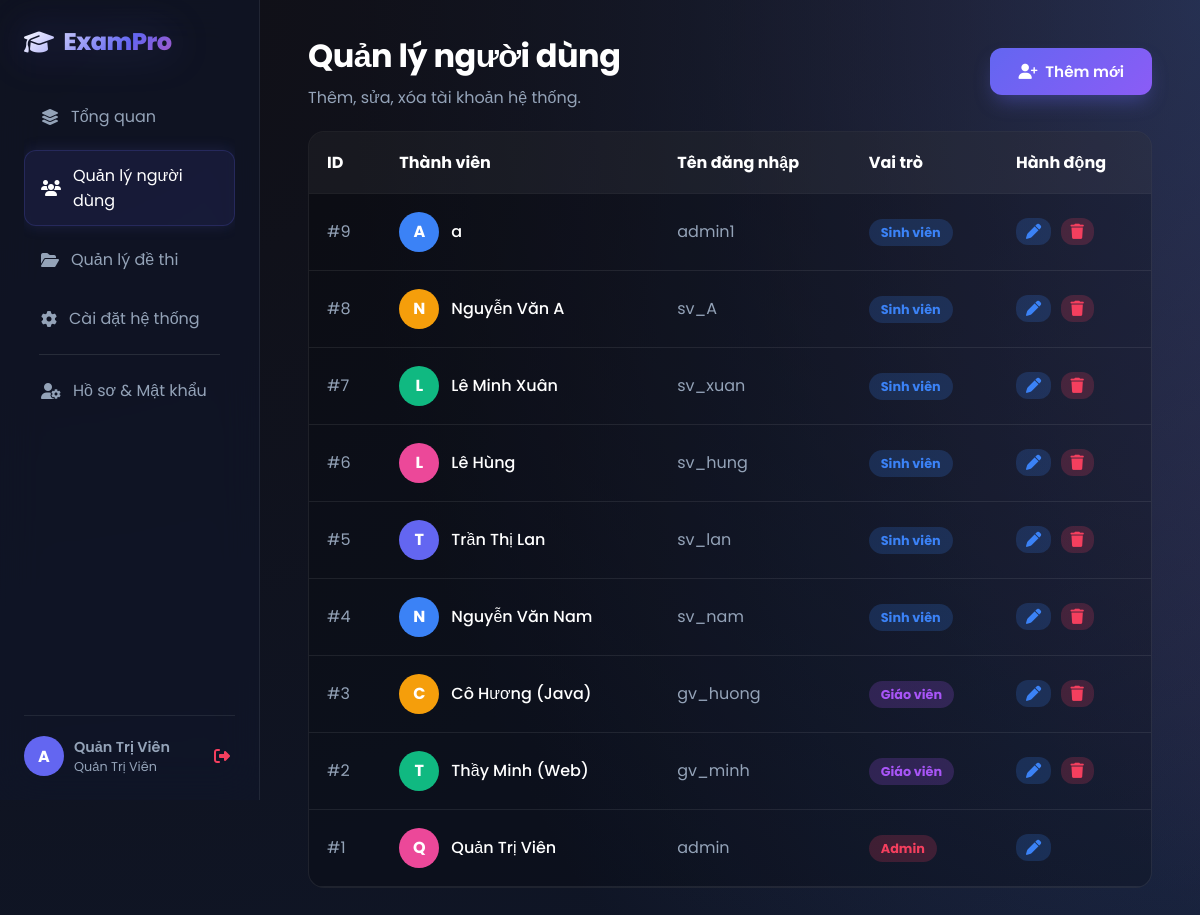
The page /admin/users.php (signed in) on the database its author committed.
### tables this page shows
CREATE TABLE `users` (
  `id` int(11) NOT NULL,
  `username` varchar(50) NOT NULL,
  `password` varchar(255) NOT NULL,
  `fullname` varchar(100) DEFAULT NULL,
  `email` varchar(100) NOT NULL,
  `role` enum('admin','teacher','student') NOT NULL DEFAULT 'student',
  `reset_token` varchar(255) DEFAULT NULL,
  `reset_token_expire` datetime DEFAULT NULL
);

### admin/users.php (the view, shortened to what this page needs)
<?php
require_once '../config/database.php';
$users = $conn->query("SELECT * FROM users ORDER BY id DESC")->fetchAll();
?>
<!DOCTYPE html>
<html lang="vi">
<head>
    <link rel="stylesheet" href="https://cdnjs.cloudflare.com/ajax/libs/font-awesome/6.4.0/css/all.min.css">
    <link rel="stylesheet" href="/exam_web/assets/css/style.css">
</head>
<body>
    <div class="app-container">
        <?php include '../includes/sidebar.php'; ?>
        <main class="main-content">
            <div style="display: flex; justify-content: space-between; align-items: center; margin-bottom: 20px;">
                <div>
                    <h1 style="margin: 0;">Quản lý người dùng</h1>
                    <p style="color: var(--text-light); margin-top: 5px;">Thêm, sửa, xóa tài khoản hệ thống.</p>
                </div>
                <button onclick="openModal()" class="btn btn-primary">
                    <i class="fa-solid fa-user-plus"></i> Thêm mới
                </button>
            </div>
            <div class="table-container">
                <table>
                    <thead>
                        <tr>
                            <th>ID</th>
                            <th>Thành viên</th>
                            <th>Tên đăng nhập</th>
                            <th>Vai trò</th>
                            <th>Hành động</th>
                        </tr>
                    </thead>
                    <tbody>
                        <?php foreach($users as $u): ?>
                        <tr>
                            <td>#<?php echo $u['id']; ?></td>
                            <td>
                                <div style="display: flex; align-items: center; gap: 12px;">
                                    <?php
                                        $colors = ['#6366f1', '#ec4899', '#10b981', '#f59e0b', '#3b82f6'];
                                        $bg = $colors[$u['id'] % count($colors)];
                                    ?>
                                    <div class="user-avatar" style="background: <?php echo $bg; ?>">
                                        <?php echo substr($u['fullname'], 0, 1); ?>
                                    </div>
                                    <span style="font-weight: 500; color: #fff;"><?php echo $u['fullname']; ?></span>
                                </div>
                            </td>
                            <td style="color: var(--text-light);"><?php echo $u['username']; ?></td>
                            <td>
                                <?php if($u['role'] == 'admin'): ?>
                                    <span class="status-badge" style="background: rgba(244, 63, 94, 0.2); color: #f43f5e;">Admin</span>
                                <?php elseif($u['role'] == 'teacher'): ?>
                                    <span class="status-badge" style="background: rgba(168, 85, 247, 0.2); color: #a855f7;">Giáo viên</span>
                                <?php else: ?>
                                    <span class="status-badge" style="background: rgba(59, 130, 246, 0.2); color: #3b82f6;">Sinh viên</span>
                                <?php endif; ?>
                            </td>
                            <td>
                                <button onclick='editUser(<?php echo json_encode($u); ?>)' class="btn" style="padding: 6px 10px; background: rgba(59, 130, 246, 0.2); color: #3b82f6; margin-right: 5px;">
                                    <i class="fa-solid fa-pen"></i>
                                </button>
                                <?php if($u['id'] != $_SESSION['user_id']): ?>
                                <a href="?delete_id=<?php echo $u['id']; ?>" class="btn" style="padding: 6px 10px; background: rgba(244, 63, 94, 0.2); color: #f43f5e;" onclick="return confirm('Xóa vĩnh viễn user này?')">
                                    <i class="fa-solid fa-trash"></i>
                                </a>
                                <?php endif; ?>
                            </td>
                        </tr>
                        <?php endforeach; ?>
                    </tbody>
                </table>
            </div>
        </main>
    </div>
</body>
</html>

### includes/sidebar.php (shortened to what this page needs)
<div class="sidebar">
    <div class="brand">
        <i class="fa-solid fa-graduation-cap"></i> ExamPro
    </div>
    <nav style="flex: 1; overflow-y: auto;">
        <?php
            $current_page = basename($_SERVER['PHP_SELF']);
            $profile_url = "../" . $_SESSION['role'] . "/profile.php";
        ?>
        <?php if ($_SESSION['role'] == 'admin'): ?>
            <a href="../admin/dashboard.php" class="menu-item <?php echo $current_page == 'dashboard.php' ? 'active' : ''; ?>">
                <i class="fa-solid fa-layer-group"></i> Tổng quan
            </a>
            <a href="../admin/users.php" class="menu-item <?php echo $current_page == 'users.php' ? 'active' : ''; ?>">
                <i class="fa-solid fa-users"></i> Quản lý người dùng
            </a>
            <a href="../admin/exams.php" class="menu-item <?php echo $current_page == 'exams.php' ? 'active' : ''; ?>">
                <i class="fa-solid fa-folder-open"></i> Quản lý đề thi
            </a>
            <a href="../admin/settings.php" class="menu-item <?php echo $current_page == 'settings.php' ? 'active' : ''; ?>">
                <i class="fa-solid fa-gear"></i> Cài đặt hệ thống
            </a>
        <?php endif; ?>
        <div style="border-top: 1px solid rgba(255,255,255,0.1); margin: 10px 15px;"></div>
        <a href="<?php echo $profile_url; ?>" class="menu-item <?php echo $current_page == 'profile.php' ? 'active' : ''; ?>">
            <i class="fa-solid fa-user-gear"></i> Hồ sơ & Mật khẩu
        </a>
    </nav>
    <div class="user-info">
        <div class="avatar"><?php echo strtoupper(substr($_SESSION['username'], 0, 1)); ?></div>
        <div style="flex: 1; overflow: hidden; cursor: pointer;" onclick="window.location.href='<?php echo $profile_url; ?>'">
            <div style="font-weight: 600; font-size: 0.9rem; white-space: nowrap; text-overflow: ellipsis;">
                <?php echo $_SESSION['fullname']; ?>
            </div>
            <div style="font-size: 0.8rem; color: #94a3b8; text-transform: capitalize;">
                <?php
                    $role_name = '';
                    switch($_SESSION['role']) {
                        case 'admin': $role_name = 'Quản trị viên'; break;
                    }
                    echo $role_name;
                ?>
            </div>
        </div>
        <a href="../auth/logout.php" title="Đăng xuất" style="color: #f43f5e; padding: 5px;">
            <i class="fa-solid fa-right-from-bracket"></i>
        </a>
    </div>
</div>

### assets/css/style.css (style rules this page uses)
:root { --primary: #6366f1; --primary-glow: rgba(99, 102, 241, 0.5); --secondary: #ec4899; --accent: #8b5cf6; --bg-dark: #0f172a; --text-main: #f8fafc; --text-light: #94a3b8; --glass-bg: rgba(30, 41, 59, 0.7); --glass-border: rgba(255, 255, 255, 0.08); --glass-shine: rgba(255, 255, 255, 0.03); --radius: 16px; --sidebar-width: 260px; --transition: all 0.3s cubic-bezier(0.4, 0, 0.2, 1); }
* { margin: 0; padding: 0; box-sizing: border-box; font-family: 'Poppins', sans-serif; }
body { background-color: var(--bg-dark); background-image: radial-gradient(at 0% 0%, hsla(253,16%,7%,1) 0, transparent 50%), radial-gradient(at 50% 0%, hsla(225,39%,30%,1) 0, transparent 50%), radial-gradient(at 100% 0%, hsla(339,49%,30%,1) 0, transparent 50%); background-size: 200% 200%; animation: aurora 15s ease infinite; color: var(--text-main); min-height: 100vh; overflow-x: hidden; }
a { text-decoration: none; color: inherit; }
.app-container { display: flex; width: 100%; min-height: 100vh; margin: 0; padding: 0; }
.sidebar { width: var(--sidebar-width) !important; min-width: var(--sidebar-width) !important; height: 100vh; position: fixed; left: 0; top: 0; background: rgba(15, 23, 42, 0.6); backdrop-filter: blur(20px); -webkit-backdrop-filter: blur(20px); border-right: 1px solid var(--glass-border); z-index: 1000; padding: 1.5rem; display: flex; flex-direction: column; }
.main-content { margin-left: var(--sidebar-width) !important; width: calc(100% - var(--sidebar-width)) !important; padding: 2rem 3rem; flex: 1; position: relative; }
.brand { font-size: 1.5rem; font-weight: 800; letter-spacing: -0.5px; margin-bottom: 2rem; background: linear-gradient(135deg, #fff 0%, var(--primary) 50%, var(--secondary) 100%); -webkit-background-clip: text; -webkit-text-fill-color: transparent; filter: drop-shadow(0 0 20px rgba(99, 102, 241, 0.3)); display: flex; align-items: center; gap: 10px; }
h1, h2, h3 { color: #fff; font-weight: 700; letter-spacing: -0.5px; margin-bottom: 1rem; }
p { color: var(--text-light); line-height: 1.6; }
.menu-item { color: var(--text-light); padding: 12px 16px; margin-bottom: 8px; border-radius: 12px; border: 1px solid transparent; transition: var(--transition); display: flex; align-items: center; gap: 12px; }
.menu-item:hover, .menu-item.active { background: rgba(99, 102, 241, 0.1); color: #fff; border-color: rgba(99, 102, 241, 0.2); box-shadow: 0 0 15px rgba(99, 102, 241, 0.15); }
.btn { padding: 12px 28px; border-radius: 12px; font-weight: 600; font-size: 0.95rem; border: none; cursor: pointer; transition: var(--transition); display: inline-flex; align-items: center; justify-content: center; gap: 8px; }
.btn-primary { background: linear-gradient(135deg, var(--primary), var(--accent)); color: white; box-shadow: 0 10px 20px -5px rgba(99, 102, 241, 0.4); }
.table-container { background: rgba(0, 0, 0, 0.2); border-radius: var(--radius); border: 1px solid var(--glass-border); overflow: hidden; }
table { width: 100%; border-collapse: collapse; color: var(--text-light); }
th { background: rgba(255, 255, 255, 0.05); color: #fff; padding: 18px; text-align: left; border-bottom: 1px solid var(--glass-border); }
td { padding: 18px; border-bottom: 1px solid var(--glass-border); }
.status-badge { padding: 5px 12px; border-radius: 20px; font-size: 0.8rem; font-weight: bold; }
.sidebar .user-info { margin-top: auto; padding-top: 20px; border-top: 1px solid var(--glass-border); display: flex; align-items: center; gap: 10px; color: var(--text-light); }
.avatar { width: 40px; height: 40px; background: var(--primary); color: white; border-radius: 50%; display: flex; align-items: center; justify-content: center; font-weight: bold; }

### admin/users.php (style rules this page uses)
.user-avatar { width: 40px; height: 40px; border-radius: 50%; display: flex; align-items: center; justify-content: center; font-weight: bold; color: #fff; text-transform: uppercase; }

### rows shown on the page
users: id "9", fullname "A", fullname "a", username "admin1", role "Sinh viên"
users: id "8", fullname "N", fullname "Nguyễn Văn A", username "sv_A", role "Sinh viên"
users: id "7", fullname "L", fullname "Lê Minh Xuân", username "sv_xuan", role "Sinh viên"
users: id "6", fullname "L", fullname "Lê Hùng", username "sv_hung", role "Sinh viên"
users: id "5", fullname "T", fullname "Trần Thị Lan", username "sv_lan", role "Sinh viên"
users: id "4", fullname "N", fullname "Nguyễn Văn Nam", username "sv_nam", role "Sinh viên"
users: id "3", fullname "C", fullname "Cô Hương (Java)", username "gv_huong", role "Giáo viên"
users: id "2", fullname "T", fullname "Thầy Minh (Web)", username "gv_minh", role "Giáo viên"
users: id "1", fullname "Q", fullname "Quản Trị Viên", username "admin", role "Admin"

### other values the page prints
substr($_SESSION['username'], 0, 1) "A"
$_SESSION['fullname'] "Quản Trị Viên"
$role_name "Quản Trị Viên"
